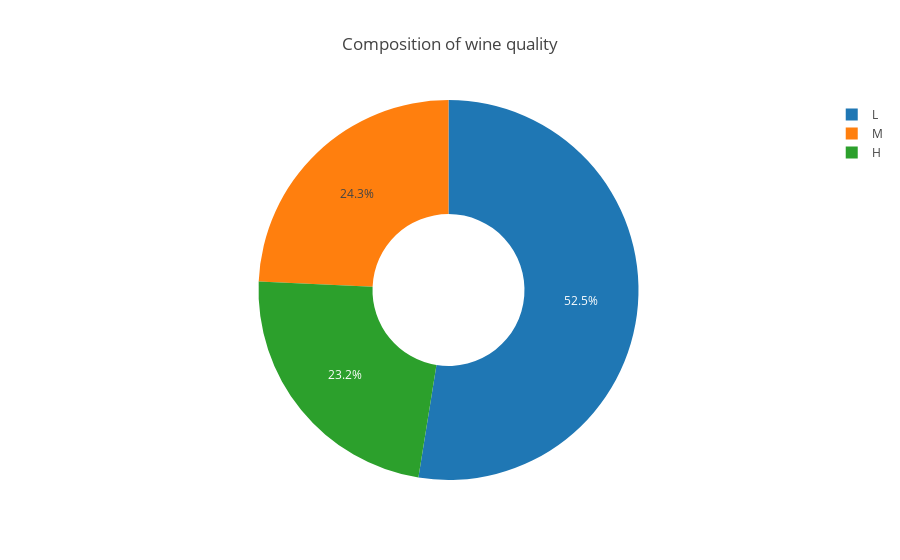

Notebook source saved alongside this figure:
### Code cell
wine_white_df = wine_white.iloc[:4898,:]
donut= wine_white.alcoholgroup.value_counts()
labels = wine_white.alcoholgroup.value_counts().index

#Creat figure
fig = {
    "data":
    [
        {
            "values": donut,
            "labels": labels,
            "domain": {"x": [0, 1]},
            "name": "Quality Rate",
            "hoverinfo": "label+percent+name",
            "hole": .4,
            "type": "pie"
        }, 
    ],
    "layout":
    {
        "title":"Composition of wine quality",
        "annotations":
        [
            { 
                "font":{"size":20},
                "showarrow":False,
                "text": "",
                "x": 0,
                "y": 1
            },
        ]
    }
}
iplot(fig)

### Figure 1 — Plotly figure (JSON) as saved in the notebook; plotly's stock layout.template omitted (floating-point values rounded to 4 significant figures)
{"data": [{"domain": {"x": [0, 1]}, "hole": 0.4, "hoverinfo": "label+percent+name", "labels": ["L", "M", "H"], "name": "Quality Rate", "type": "pie", "uid": "6c0cc603-0f1a-4ae4-8276-e5a09610c54e", "values": [2573, 1190, 1135]}], "layout": {"annotations": [{"font": {"size": 20}, "showarrow": false, "text": "", "x": 0, "y": 1}], "title": {"text": "Composition of wine quality"}}}
